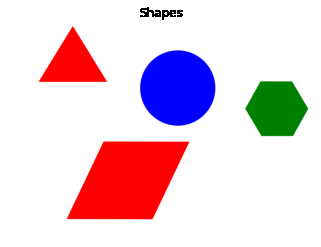
#> input picture tests/shapes.png, 321 x 247 px, given in place of the camera
$ python blob_detection.py
#> lines starting #> are read from the running program, lines starting #| are printed output that depends on the picture; after the words box and inside, x2 and y2 are one past the last pixel; in counts of white or black regions, pixels touching at a corner belong together
# https://learnopencv.com/blob-detection-using-opencv-python-c/

import cv2
import numpy as np

# https://stackoverflow.com/questions/60674501/how-to-make-black-background-in-cv2-puttext-with-python-opencv


def draw_text(img, text, pos,
              font=cv2.FONT_HERSHEY_SIMPLEX,
              font_scale=1,
              font_thickness=1,
              text_color=(255, 255, 255),
              text_color_bg=(0, 0, 0)
              ):

    x, y = pos
    text_size, _ = cv2.getTextSize(text, font, font_scale, font_thickness)
    text_w, text_h = text_size
    cv2.rectangle(img, pos, (x + text_w, y + text_h), text_color_bg, -1)
    cv2.putText(img, text, (x, y + text_h + font_scale - 1),
                font, font_scale, text_color, font_thickness)

    return text_size


vid = cv2.VideoCapture(0)


while True:
    ret, frame = vid.read()
#> frame is the input picture: shape (247, 321, 3); mean B, G, R 218.3, 208.2, 231.6
    frame = cv2.bilateralFilter(frame, 9, 75, 75)

    # Convert the frame to grayscale and apply adaptive thresholding
    gray = cv2.cvtColor(frame, cv2.COLOR_BGR2GRAY)
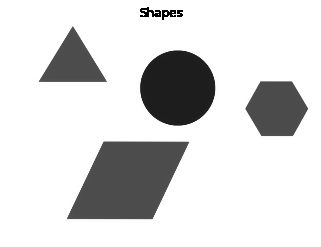
#> gray: shape (247, 321); min 0, max 255, mean 216.3
    threshold = cv2.adaptiveThreshold(
        gray, 255, cv2.ADAPTIVE_THRESH_GAUSSIAN_C, cv2.THRESH_BINARY, 11, 2)
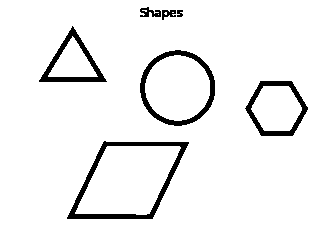
#> threshold: shape (247, 321); 94.3% white; 7 black regions, largest, box (x1, y1, x2, y2) and area: (67, 141, 189, 219) 1495, (140, 50, 215, 126) 1100, (39, 26, 107, 82) 859

    # Using blob detection to find shapes
    detector_params = cv2.SimpleBlobDetector_Params()
    detector_params.filterByCircularity = True
    detector_params.minCircularity = 0.87
    detector_params.filterByArea = True
    detector_params.minArea = 20
    detector_params.maxArea = 5000
    detector = cv2.SimpleBlobDetector_create(detector_params)
    keypoints = detector.detect(threshold)
#> keypoints = ()

    print(keypoints)
    for keypoint in keypoints:
        x, y = int(keypoint.pt[0]), int(keypoint.pt[1])
        size = int(keypoint.size)
        cv2.drawMarker(frame, (x, y), (0, 0, 255),
                       cv2.MARKER_STAR, markerSize=size)
#> this loop made 0 passes

    cv2.imshow('frame', frame)
    cv2.imshow('threshold', threshold)

    if cv2.waitKey(33) == 27:
#> (key Esc is pressed here)
        break

vid.release()
cv2.destroyAllWindows()
